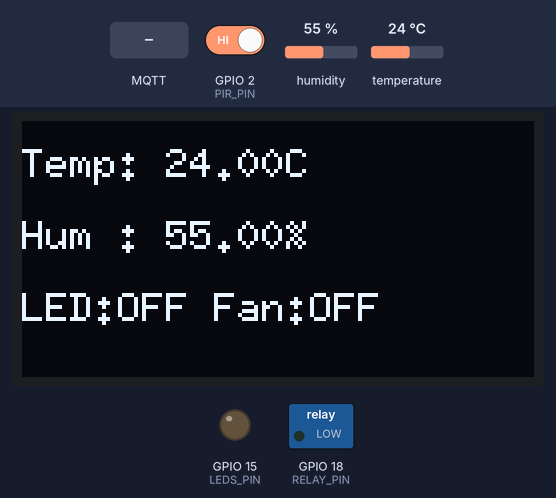
Simulated run of this sketch. Board: ESP32. Parts: 128×64 one-colour display, switched loads named in the sketch (green lamp = pin HIGH), output pins drawn as LEDs (lit = HIGH). The inputs (shaded band) are chosen by the test bench; at power-on: humidity 55 %, temperature 24 °C, GPIO 2 (PIR_PIN) HIGH. No MQTT or app messages arrive unless stated.

Above: at 1.2 s.
1.3 s: MQTT message "on" arrives on the first subscribed topic
At 2.8 s:
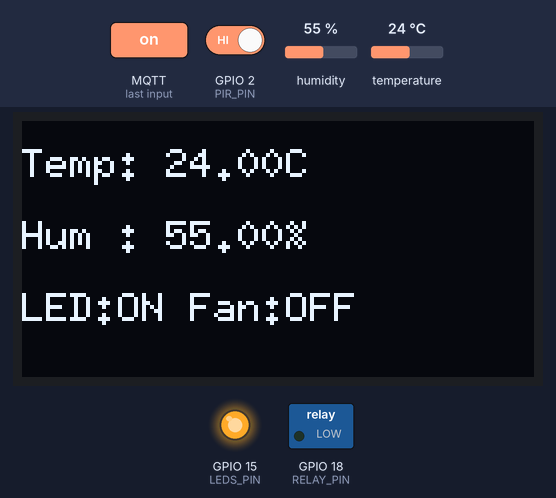
3.1 s: MQTT message "on" arrives on the second subscribed topic
At 4.3 s:
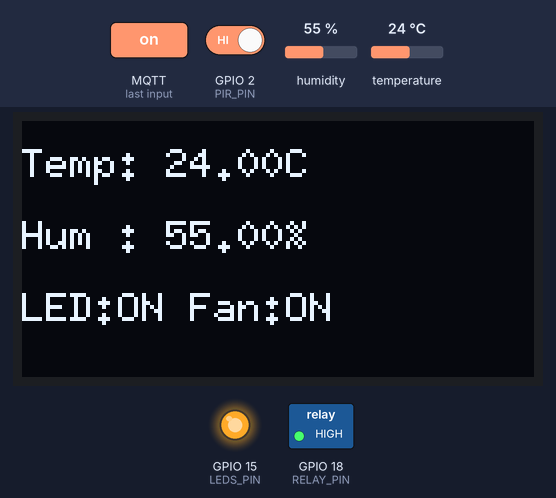
4.6 s: MQTT message "1" arrives on the first subscribed topic
At 5.4 s:
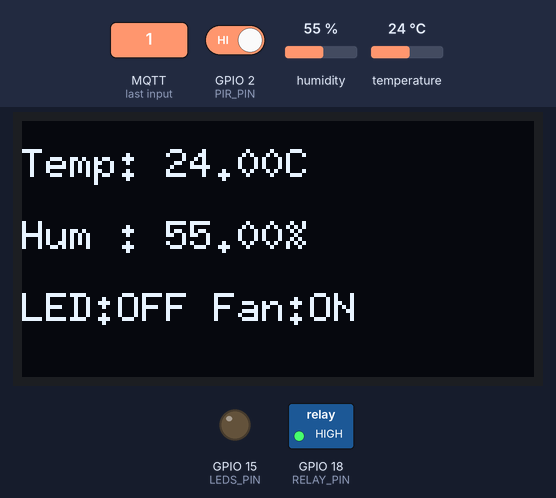
6.2 s: humidity set to 22 %
At 7.2 s:
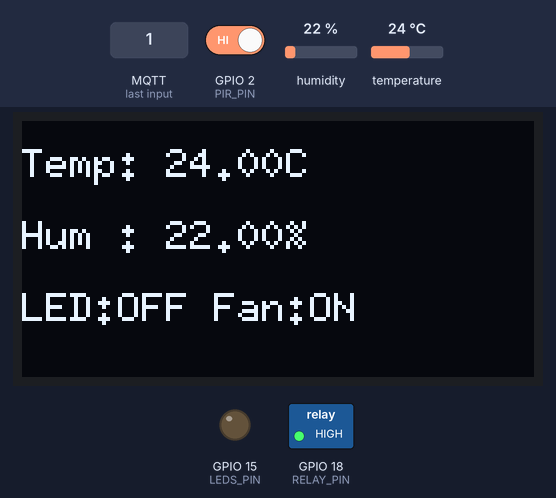
7.7 s: temperature set to 12 °C
At 9.8 s:
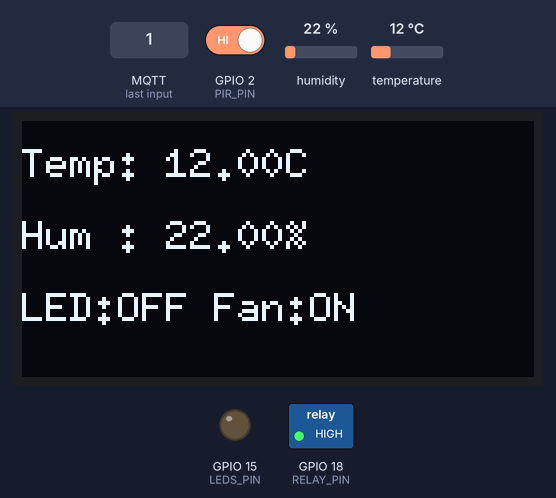
10.8 s: humidity set to 40 %
At 13.7 s:
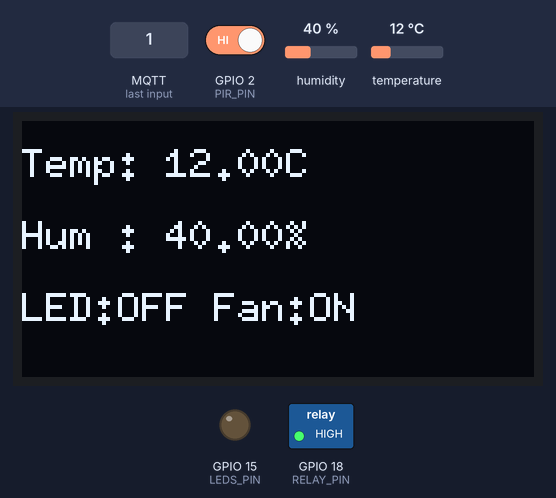
Timing chart, 0 to 14.9 s (numbered marks = the images above; inputs shaded):
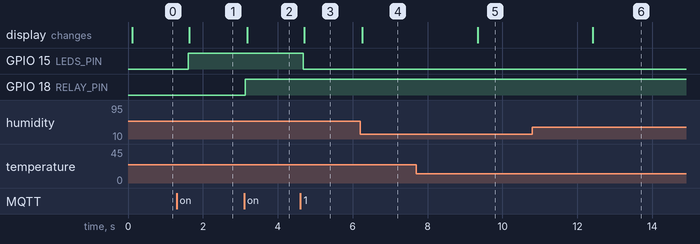

Measured:
- after the input at 1.3 s, GPIO 15 (LEDS_PIN): LOW → HIGH after 0.31 s; the display: changes after 0.33 s (image 1)
- after the input at 3.1 s, GPIO 18 (RELAY_PIN): LOW → HIGH at once; the display: changes after 0.08 s (image 2)
- after the input at 4.6 s, GPIO 15 (LEDS_PIN): HIGH → LOW after 0.08 s; the display: changes after 0.11 s (image 3)
- after the input at 6.2 s, the display: changes after 0.06 s (image 4)
- after the input at 7.7 s, the display: changes after 1.6 s (image 5)
- after the input at 10.8 s, the display: changes after 1.6 s (image 6)

The sketch:

iot__2_.ino
```cpp
#include <DHT.h>
#include "EspMQTTClient.h"
#include <Wire.h>
#include <U8g2lib.h>

// ===== OLED (U8g2 SH1106 / SSD1306 Auto Works) =====
U8G2_SH1106_128X64_NONAME_F_HW_I2C display(U8G2_R0, U8X8_PIN_NONE);

// ===== DHT =====
#define DHTPIN 19
#define DHTTYPE DHT11
DHT dht(DHTPIN, DHTTYPE);

// ===== Relay & Fan =====
#define RELAY_PIN 18
bool fanOn = false;

// ===== PIR & LEDs =====
#define PIR_PIN 2
#define LEDS_PIN 15
bool ledsOn = false;
bool motionDetected = false;

// ===== MQTT =====
EspMQTTClient client(
  "Redmi 12 5G",
  "bhakti1234",
  "broker.hivemq.com",
  "",
  "",
  "ESP32_CLIENT_987",
  1883
);

void setup() {
  Serial.begin(115200);

  dht.begin();

  pinMode(RELAY_PIN, OUTPUT);
  pinMode(LEDS_PIN, OUTPUT);
  pinMode(PIR_PIN, INPUT);

  digitalWrite(RELAY_PIN, LOW);
  digitalWrite(LEDS_PIN, LOW);

  display.begin();
  display.clearBuffer();
  display.sendBuffer();

  client.enableDebuggingMessages();
}

void onConnectionEstablished() {

  // ==== LED CONTROL ====
  client.subscribe("home/room1/leds/control", [&](const String &msg) {
    if (msg == "on") {
      digitalWrite(LEDS_PIN, HIGH);
      ledsOn = true;
    } else {
      digitalWrite(LEDS_PIN, LOW);
      ledsOn = false;
    }
    client.publish("home/room1/leds/status", ledsOn ? "ON" : "OFF");
  });

  // ==== FAN CONTROL ====
  client.subscribe("home/room1/fan/control", [&](const String &msg) {
    if (msg == "on") {
      digitalWrite(RELAY_PIN, HIGH);
      fanOn = true;
    } else {
      digitalWrite(RELAY_PIN, LOW);
      fanOn = false;
    }
    client.publish("home/room1/fan/status", fanOn ? "ON" : "OFF");
  });
}

void loop() {
  client.loop();

  // ==== PIR =====
  motionDetected = digitalRead(PIR_PIN);

  // ==== DHT =====
  float h = dht.readHumidity();
  float t = dht.readTemperature();

  if (!isnan(t)) client.publish("home/room1/temperature", String(t));
  if (!isnan(h)) client.publish("home/room1/humidity", String(h));

  client.publish("home/room1/motion", motionDetected ? "Detected" : "None");

  // ===== OLED Display =====
  display.clearBuffer();
  display.setFont(u8g2_font_6x10_tf);

  display.setCursor(0, 14);
  display.print("Temp: ");
  display.print(t);
  display.print("C");

  display.setCursor(0, 32);
  display.print("Hum : ");
  display.print(h);
  display.print("%");

  display.setCursor(0, 50);
  display.print("LED:");
  display.print(ledsOn ? "ON" : "OFF");
  display.print(" Fan:");
  display.print(fanOn ? "ON" : "OFF");

  display.sendBuffer();

  delay(1500);
}
```
